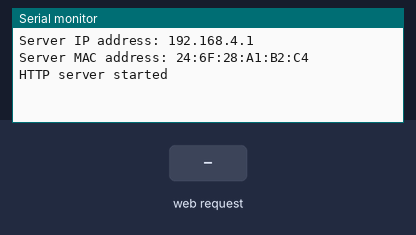
A sketch run on a simulated ESP8266 (NodeMCU). Shown: the last lines printed to the serial monitor. The inputs (shaded band) are chosen by the test bench.

Above: at 1.2 s.
1.3 s: HTTP request GET /save?SSID=1 received
At 1.9 s:
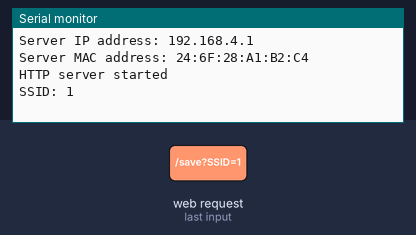
2.8 s: HTTP request GET /save?Senha=1 received
At 4.2 s:
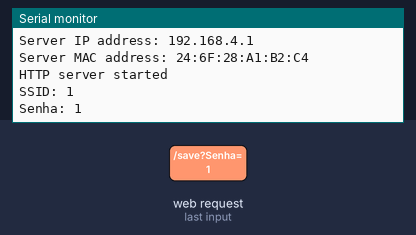

The sketch:

ESP8266_APmode_HTML_Form_Example.ino
```cpp
// Libraries
#include <ESP8266WiFi.h>
#include <ESP8266WebServer.h>


// WiFi network
const char* ssid     = "ESPTEST";
const char* password = "12345678";


ESP8266WebServer server ( 80 );


void handleRoot() {

String html = "<!DOCTYPE html>";

html += "<html> <meta name=\"viewport\" content=\"width=device-width, initial-scale=1.0\">";
html += "<body> <h2>Formulario</h2>";
html += "<p> A penas um teste</p>";
html += "<form method=\"get\" action=\"/save\">";
html += "SSID:<br>";
html += "<input type=\"text\" name=\"SSID\" value=\"Mickey\"> <br> ";
html += "Senha:<br> ";
html += "<input type=\"text\" name=\"Senha\" value=\"Mouse\"> <br>";
html += "<br>";
html += "<input type=\"submit\" value=\"Enviar\"> </form> </body> </html>";


server.send ( 200, "text/html", html );

}


void handleSave() {
  if (server.arg("SSID")!= ""){
    Serial.println("SSID: " + server.arg("SSID"));
  }

  if (server.arg("Senha")!= ""){
    Serial.println("Senha: " + server.arg("Senha"));
  }

String html = "<!DOCTYPE html>";
html += "<html> <meta name=\"viewport\" content=\"width=device-width, initial-scale=1.0\">";
html += " <body>";
html += "<p> Formulario Enviado </p>";
html += "</body> </html>";


   server.send ( 200, "text/html", html );

}


void setup() {

  // Start serial
  Serial.begin(115200);
  delay(10);

  WiFi.softAP(ssid, password);

  Serial.println();
  Serial.print("Server IP address: ");
  Serial.println(WiFi.softAPIP());
  Serial.print("Server MAC address: ");
  Serial.println(WiFi.softAPmacAddress());

  server.on ( "/", handleRoot );
  server.on ("/save", handleSave);

  server.begin();
  Serial.println ( "HTTP server started" );


}

void loop() {
  server.handleClient();
}
```

Measured:
- after the input at 1.3 s, the serial monitor: prints a new line at once (image 1)
- after the input at 2.8 s, the serial monitor: prints a new line at once (image 2)
